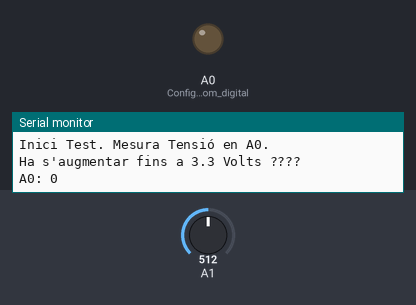
A sketch run on a simulated Arduino Zero (SAMD21). Shown: output pins drawn as LEDs (lit = HIGH), the last lines printed to the serial monitor. The test bench sets the inputs (shaded band); at power-on: A1 = 512 (analog values on the 0–1023 scale).

Above: at 0.1 s.
At 126.6 s:
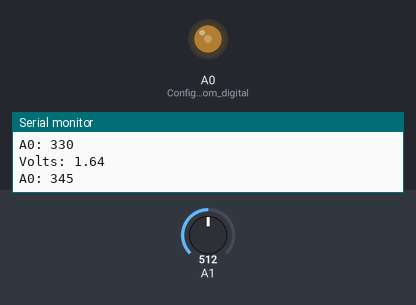
Timing chart, 0 to 128.1 s (numbered marks = the images above):
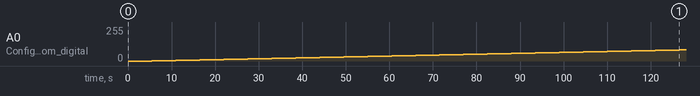

Measured:
- by itself, A0 (Configura_A0_com_digital): moves from 0/255 to 85/255 over 121 s

The sketch:

MKRZero_DAC.ino
```cpp
// Test Convertidor Digital Analogic dels Arduino Zero
//
// Utilitza la I/O Analogica A0 amb analogWrite(), 10 bits, de 0 a (2**10-1), de 0 a 1023.
// Utilitzarem la Entrada Analogica A1 per vore la sortida analogica A0
// U

#define A0_MAX 1023   // Valor digital máxim que li poderm passar, 1023 a 10 bits.
#define A0_V_MAX 3.288  // Valor en volts máxim que pot proporcionar.
                      // Avans d'arrivar al 1023, es queda a 2.25 V, a 750 aprox.
                      // Alimentar amb el uUSB Vcc es de 3.292 V.
                      // Pel que sembla la tensió máxima de sortida del DAC es de 2.25V.
                      // Tot i que els calculs els hem de fer amb una ref de 3.3 V.
                      // Si conectem la base d'un transistor amb una R de 1k només arriva a 2.11 V.
                      // Per lo que no li podrem aplicar molta carga.

#define VREF 3.288     // Tensió de referencia per les entrades analogiques

unsigned long tini=0;
unsigned long tfi=0;
unsigned int dif=0;

#define SERIAL_BAUDS 9600
//#define SERIAL_BAUDS 19200
//#define SERIAL_BAUDS 38400
//#define SERIAL_BAUDS 57600
//#define SERIAL_BAUDS 74880
//#define SERIAL_BAUDS 115200
//#define SERIAL_BAUDS 230400
//#define SERIAL_BAUDS 250000

void setup() {
  int SerialTimeOut=15;  // Temps Máxim Espera Monitor Serie en segons

  // initialize the serial communication:
  Serial.begin(SERIAL_BAUDS);
  while(!Serial && SerialTimeOut){
    delay(5000); // Espera uns ms la conneccio del Monitor Serie.
    SerialTimeOut--;
  }

  Serial.println("Test Convertidor Digital Analogic dels Arduino Zero.");

  //pinMode(A0,OUTPUT);       // Configura A0 com digital output i intefereix amb el DAC
                              // Limitant la tensió de sortida a 2.25 V aprox.
                              // impredint que arrive a Vcc de 3.3 V aprox.
  analogWriteResolution(10);  // Máxima Resolucio Sortida Analogica, 10 bits
  analogReadResolution(12);   // Máxima Resolucio Entrades Analogiques, 12 bits.

  Serial.println("Inici Test. Mesura Tensió en A0.");
  Serial.println("Ha s'augmentar fins a 3.3 Volts ????");
}

int val=0;

void loop() {

  if (val <= A0_MAX){
      Serial.println("A0: " + String(val));
      //analogWrite(A0,A0_MAX);
      //analogWrite(A0,255);
      analogWrite(A0,val);
      delay(500);
  }
  else { val = 0; }
  val += 16-1; // Incrementa valor a enviar al DAC.
  //val += 32-1; // Incrementa valor a enviar al DAC.

  // Now read A1 (connected to A0), and convert that
  // 12-bit ADC value to a voltage between 0 and 3.3.
  // Estes mesures de Tensio coincideixen amb les del multimetre
  // Per lo que referencia Analogica per defecte de 3.3 es correcta
  // tant per al ADC com par al DAC, simplement el DAC no dona més de 2.25 V.
  float voltage = analogRead(A1) * VREF / 4096.0;
  Serial.println("Volts: " + String(voltage)); // Print the voltage.
  delay(5000); // Delay en ms

}
```
